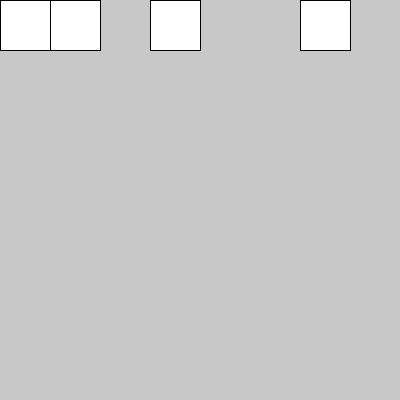
Frame 1 (no input)
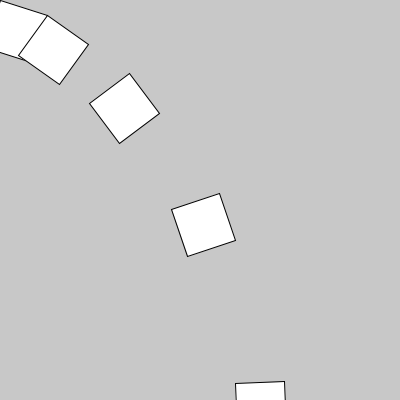
Frame 60 (the mouse pressed at the canvas centre just before this capture)
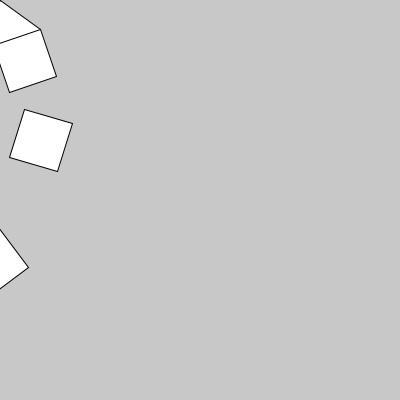
Frame 120 (the mouse held since frame 60 and released just before this capture)

The Processing sketch that drew these frames (run headless with seeded random() and noise(); from frame 60 on, the mouse is pressed at the canvas centre):

// Processing sketch: rotate_5_for
// ── rotate_5_for.pde
float grados = 0;

void setup() {
  size(400, 400);
}

void draw() {
  background(200);

  for (int i=0; i<10; i++) {
    //pushMatrix();
    translate(i*50, 0);
    rotate(radians(grados));
    rect(0, 0, 50, 50);
    //popMatrix();
  }

  grados+=0.3;
}
